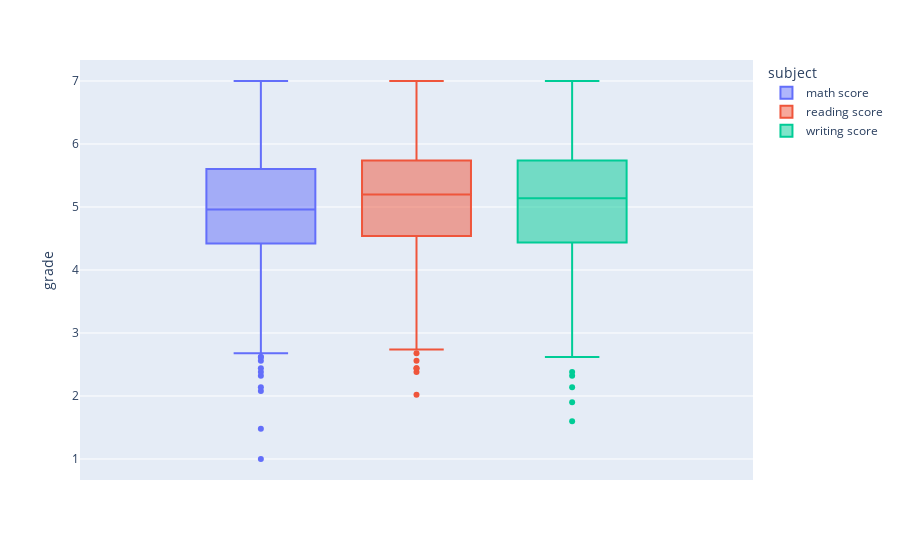

Notebook cell for this chart:
### Markdown cell above
**Gráfico de Caja:**

### Code cell
px.box(df_melt,
       y="grade",
       color="subject")

### Figure 1 — Plotly figure (JSON) as saved in the notebook; plotly's stock layout.template omitted (floating-point values rounded to 4 significant figures; data arrays with more than 128 entries replaced by an {"elided": "..."} marker saying what was removed)
{"data": [{"alignmentgroup": "True", "hovertemplate": "subject=math score<br>grade=%{y}<extra></extra>", "legendgroup": "math score", "marker": {"color": "#636efa"}, "name": "math score", "notched": false, "offsetgroup": "math score", "orientation": "v", "showlegend": true, "type": "box", "x0": " ", "xaxis": "x", "y": {"elided": "875 float values"}, "y0": " ", "yaxis": "y"}, {"alignmentgroup": "True", "hovertemplate": "subject=reading score<br>grade=%{y}<extra></extra>", "legendgroup": "reading score", "marker": {"color": "#EF553B"}, "name": "reading score", "notched": false, "offsetgroup": "reading score", "orientation": "v", "showlegend": true, "type": "box", "x0": " ", "xaxis": "x", "y": {"elided": "875 float values"}, "y0": " ", "yaxis": "y"}, {"alignmentgroup": "True", "hovertemplate": "subject=writing score<br>grade=%{y}<extra></extra>", "legendgroup": "writing score", "marker": {"color": "#00cc96"}, "name": "writing score", "notched": false, "offsetgroup": "writing score", "orientation": "v", "showlegend": true, "type": "box", "x0": " ", "xaxis": "x", "y": {"elided": "875 float values"}, "y0": " ", "yaxis": "y"}], "layout": {"boxmode": "group", "legend": {"title": {"text": "subject"}, "tracegroupgap": 0}, "margin": {"t": 60}, "xaxis": {"anchor": "y", "domain": [0, 1]}, "yaxis": {"anchor": "x", "domain": [0, 1], "title": {"text": "grade"}}}}
